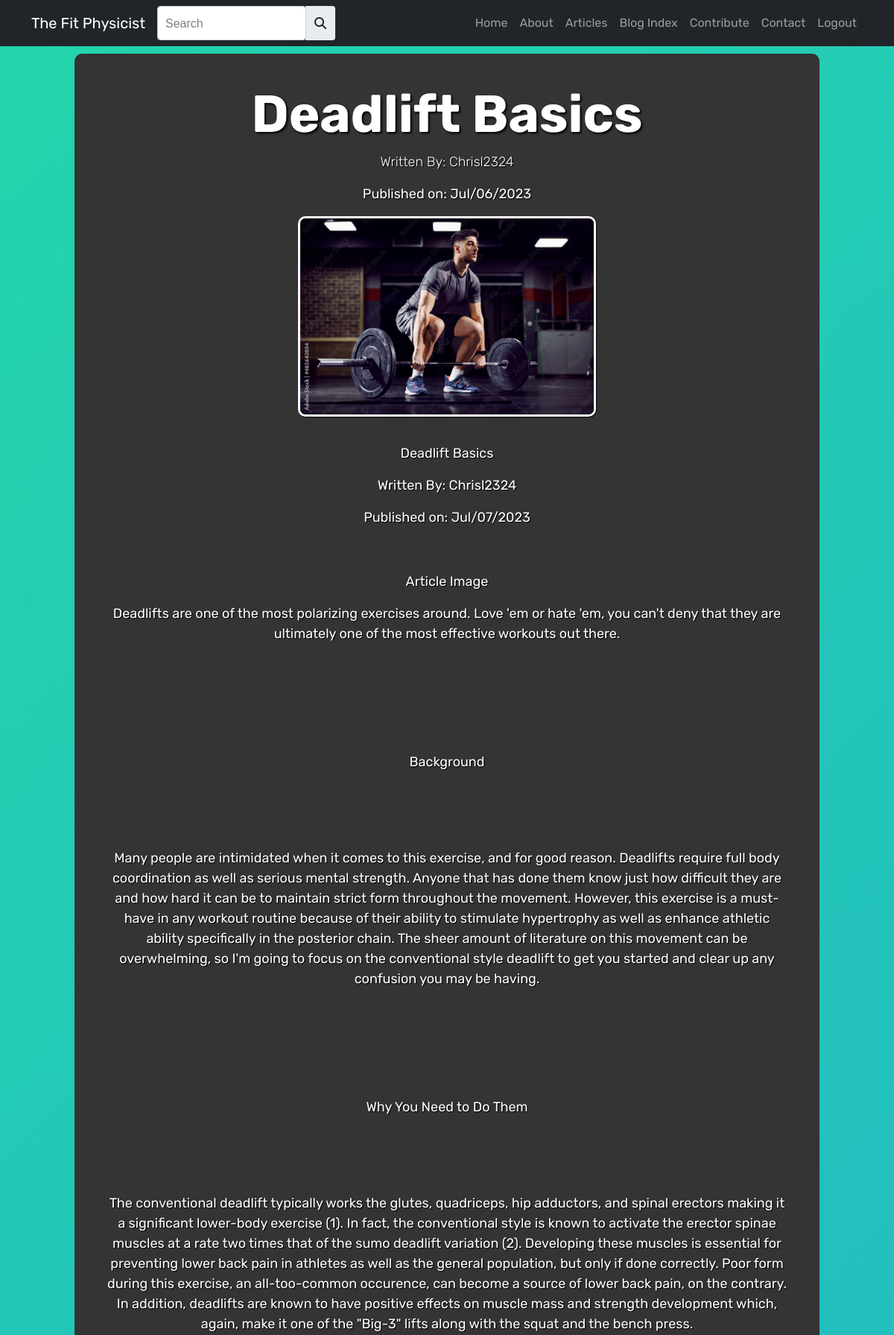
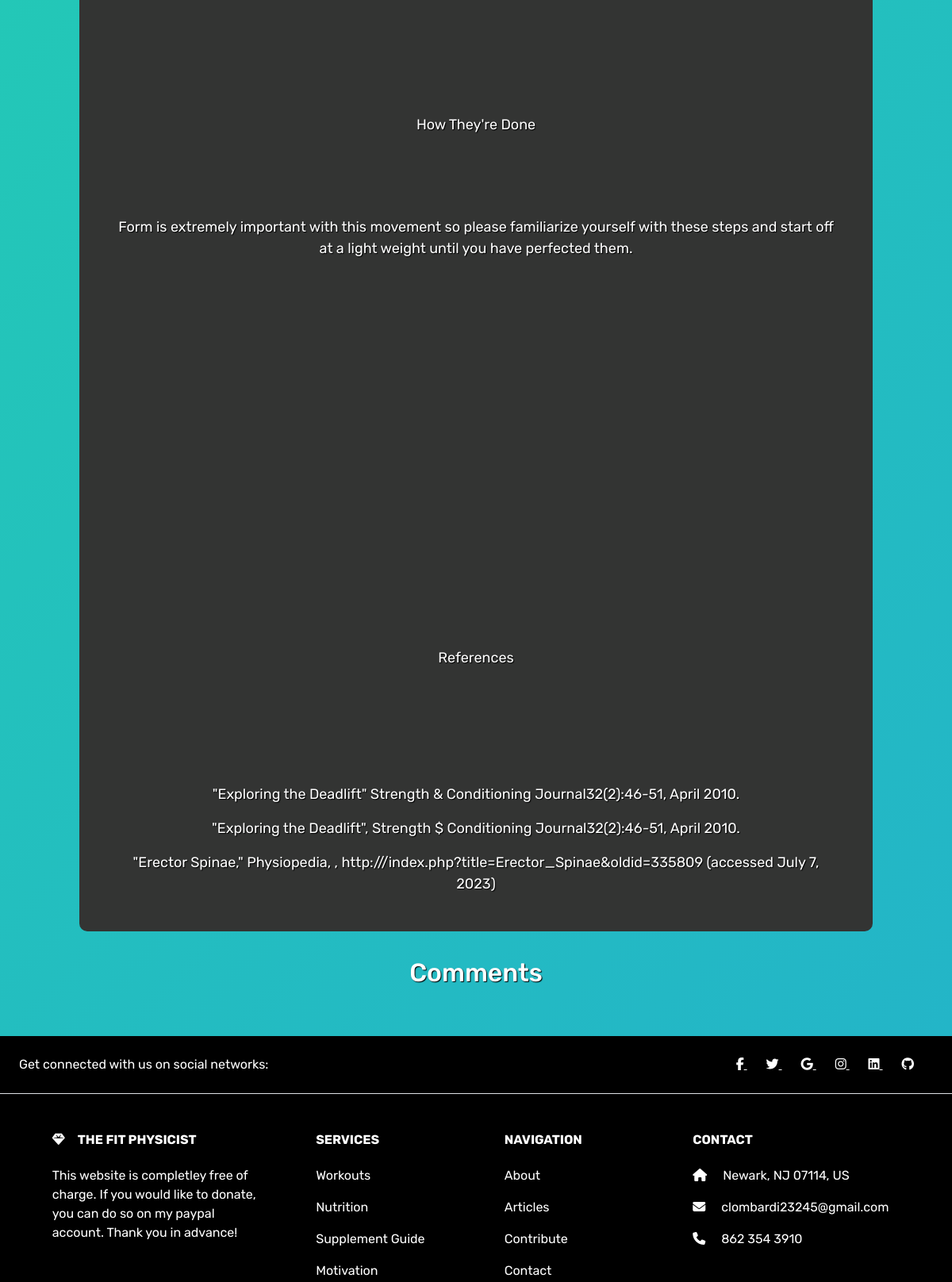
/single_article/14 (upper part), run on the app's committed database (2 pictures, top to bottom).
### app.py (models this page shows, shortened)
class Article(db.Model):
    __tablename__ = "articles"
    id = db.Column(db.Integer, primary_key=True)
    title = db.Column(db.String(80), nullable=False)
    content = db.Column(db.String, nullable=False)
    created_on = db.Column(db.DateTime, default=datetime.now())
    user_id = db.Column(db.Integer, db.ForeignKey("users.id"), nullable=False)
    author = db.Column(db.String, nullable=False)
    image = db.Column(db.String)
    is_authenticated = db.Column(db.Boolean, default=False)
    user = db.relationship("User", backref=db.backref("articles", lazy=True))
    comments = db.relationship("Comment", back_populates="article")

### app.py (the view)
@app.route('/single_article/<int:article_id>')
def single_article(article_id):
    article = Article.query.get_or_404(article_id)
    comments = Comment.query.filter_by(article_id=article_id).all()
    return render_template('single_article.html', title="The Fit Physicist", article=article, comments=comments)

### templates/single_article.html (shortened to what this page needs)
{% extends 'base.html' %}
{% block head %}
<link rel="stylesheet" href="{{url_for('static', filename='css/article_style.css')}}">
{% endblock head %}
{% block content %}
<div class="jumbotron jumbotron-header">
  <div class="container">
    <h1>{{ article.title }}</h1>
    <p class="lead">Written By: {{article.author}}<br>
      <p>Published on: {{article.created_on.strftime('%b/%d/%Y')}}</p></p>
      {% if article.image %}
      <img src="{{ url_for('static', filename='uploads/' + article.image) }}" alt="Article Image" class="article-image" />
      {% endif %}
      <p class ="content">{{ article.content | safe }}</p>
  </div>
</div>
<h2>Comments</h2>
{% endblock content %}

### static/css/style2.css (style rules this page uses)
html, body { background: linear-gradient(-45deg, #ee7752, #e73c7e, #23a6d5, #23d5ab); background-size: 400% 400%; animation: gradient 15s ease infinite; }
body { animation: pulsate 5s ease-in-out infinite; }

### static/css/article_style.css (style rules this page uses)
html, body { animation: gradient 15s ease infinite }
.jumbotron-header { background-color: #333433; padding: 30px; width: calc(100vw - 200px); margin-top: 10px; border-radius: 10px; text-align: center; }
.jumbotron-header h1 { color: white; font-family: 'Rubik'; font-weight: bold; text-shadow: 2px 2px 3px black; font-size: 70px; margin-top: 10px; text-align: center; }
.jumbotron-header p { font-size: 18px; text-align: center; font-family: 'Rubik'; }
.article-image { width: 400px; height: auto; margin-bottom: 20px; border-radius: 10px; border: solid; border-color: white; box-shadow: 1px 1px 1px black; }
h2 { color: white; font-family: 'Rubik'; text-shadow: 1px 1px 1px black; }
p { color: white; text-shadow: 1px 1px 1px black; }
.content { text-align: left; }

### data on the page
Article: title "Deadlift Basics", author "Chrisl2324", created_on "Jul/06/2023", image (picture), content "Deadlift Basics Written By: Chrisl2324 Published on: Jul/07/2023 Article Image Deadlifts are one of the most polarizing exercises around. Love 'em or hate 'em, you can't deny that they are ultimately one of the most effective workouts out there. Background Many people are intimidated when it comes to this exercise, and for good reason. Deadlifts require full body coordination as well as serious mental strength. Anyone that has done them know just how difficult they are and how hard it can be to maintain strict form throughout the movement. However, this exercise is a must-have in any workout routine because of their ability to stimulate hypertrophy as well as enhance athletic ability…"
